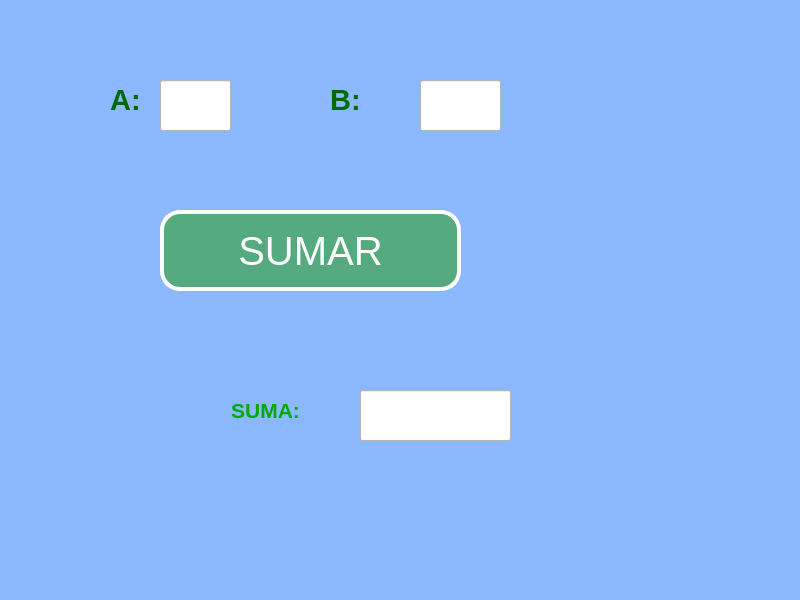
<?xml version="1.0" encoding="UTF-8"?>
<ui version="4.0">
 <class>MainWindow</class>
 <widget class="QMainWindow" name="MainWindow">
  <property name="geometry">
   <rect>
    <x>0</x>
    <y>0</y>
    <width>800</width>
    <height>600</height>
   </rect>
  </property>
  <property name="windowTitle">
   <string>MainWindow</string>
  </property>
  <property name="styleSheet">
   <string notr="true">

background-color: rgb(139, 184, 255);</string>
  </property>
  <widget class="QWidget" name="centralwidget">
   <widget class="QPushButton" name="btn_sumar">
    <property name="geometry">
     <rect>
      <x>160</x>
      <y>210</y>
      <width>301</width>
      <height>81</height>
     </rect>
    </property>
    <property name="font">
     <font>
      <pointsize>30</pointsize>
     </font>
    </property>
    <property name="styleSheet">
     <string notr="true">background-color: rgb(193, 255, 126);
color: rgb(255, 255, 255);
background-color: rgb(85, 170, 127);
border-radius:20px;
border: 4px solid white;
</string>
    </property>
    <property name="text">
     <string>SUMAR</string>
    </property>
   </widget>
   <widget class="QLabel" name="label">
    <property name="geometry">
     <rect>
      <x>40</x>
      <y>60</y>
      <width>171</width>
      <height>81</height>
     </rect>
    </property>
    <property name="text">
     <string>&lt;html&gt;&lt;head/&gt;&lt;body&gt;&lt;p align=&quot;center&quot;&gt;&lt;span style=&quot; font-size:22pt; font-weight:600; color:#006a00;&quot;&gt;A:&lt;/span&gt;&lt;/p&gt;&lt;/body&gt;&lt;/html&gt;</string>
    </property>
   </widget>
   <widget class="QLineEdit" name="txt_A">
    <property name="geometry">
     <rect>
      <x>160</x>
      <y>80</y>
      <width>71</width>
      <height>51</height>
     </rect>
    </property>
    <property name="font">
     <font>
      <pointsize>20</pointsize>
     </font>
    </property>
    <property name="styleSheet">
     <string notr="true">background-color: rgb(255, 255, 255);</string>
    </property>
    <property name="text">
     <string/>
    </property>
    <property name="alignment">
     <set>Qt::AlignCenter</set>
    </property>
   </widget>
   <widget class="QLineEdit" name="txt_B">
    <property name="geometry">
     <rect>
      <x>420</x>
      <y>80</y>
      <width>81</width>
      <height>51</height>
     </rect>
    </property>
    <property name="font">
     <font>
      <pointsize>20</pointsize>
     </font>
    </property>
    <property name="styleSheet">
     <string notr="true">background-color: rgb(255, 255, 255);</string>
    </property>
    <property name="text">
     <string/>
    </property>
    <property name="alignment">
     <set>Qt::AlignCenter</set>
    </property>
   </widget>
   <widget class="QLabel" name="label_2">
    <property name="geometry">
     <rect>
      <x>280</x>
      <y>60</y>
      <width>131</width>
      <height>81</height>
     </rect>
    </property>
    <property name="text">
     <string>&lt;html&gt;&lt;head/&gt;&lt;body&gt;&lt;p align=&quot;center&quot;&gt;&lt;span style=&quot; font-size:22pt; font-weight:600; color:#006a00;&quot;&gt;B:&lt;/span&gt;&lt;/p&gt;&lt;/body&gt;&lt;/html&gt;</string>
    </property>
   </widget>
   <widget class="QLineEdit" name="txt_resultado">
    <property name="geometry">
     <rect>
      <x>360</x>
      <y>390</y>
      <width>151</width>
      <height>51</height>
     </rect>
    </property>
    <property name="font">
     <font>
      <pointsize>20</pointsize>
     </font>
    </property>
    <property name="styleSheet">
     <string notr="true">background-color: rgb(255, 255, 255);</string>
    </property>
    <property name="text">
     <string/>
    </property>
    <property name="alignment">
     <set>Qt::AlignCenter</set>
    </property>
   </widget>
   <widget class="QLabel" name="label_3">
    <property name="geometry">
     <rect>
      <x>180</x>
      <y>370</y>
      <width>171</width>
      <height>81</height>
     </rect>
    </property>
    <property name="text">
     <string>&lt;html&gt;&lt;head/&gt;&lt;body&gt;&lt;p align=&quot;center&quot;&gt;&lt;span style=&quot; font-size:16pt; font-weight:600; color:#00aa00;&quot;&gt;SUMA:&lt;/span&gt;&lt;/p&gt;&lt;/body&gt;&lt;/html&gt;</string>
    </property>
   </widget>
  </widget>
  <widget class="QMenuBar" name="menubar">
   <property name="geometry">
    <rect>
     <x>0</x>
     <y>0</y>
     <width>800</width>
     <height>26</height>
    </rect>
   </property>
  </widget>
  <widget class="QStatusBar" name="statusbar"/>
 </widget>
 <resources/>
 <connections/>
</ui>
